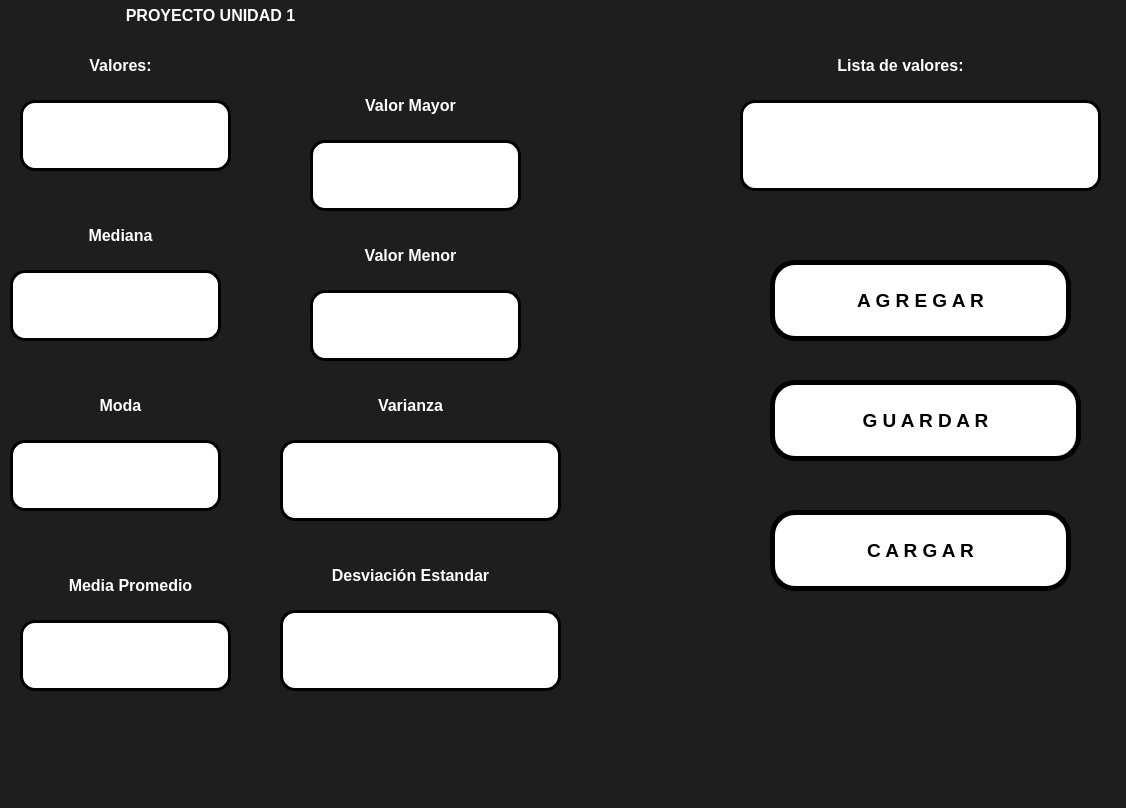
<?xml version="1.0" encoding="UTF-8"?>
<ui version="4.0">
 <class>MainWindow</class>
 <widget class="QMainWindow" name="MainWindow">
  <property name="geometry">
   <rect>
    <x>0</x>
    <y>0</y>
    <width>1126</width>
    <height>808</height>
   </rect>
  </property>
  <property name="windowTitle">
   <string>MainWindow</string>
  </property>
  <property name="styleSheet">
   <string notr="true">background-color: rgb(30, 30, 30)

</string>
  </property>
  <widget class="QWidget" name="centralwidget">
   <widget class="QPushButton" name="btn_agregar">
    <property name="geometry">
     <rect>
      <x>770</x>
      <y>260</y>
      <width>301</width>
      <height>81</height>
     </rect>
    </property>
    <property name="font">
     <font>
      <pointsize>14</pointsize>
      <weight>75</weight>
      <bold>true</bold>
     </font>
    </property>
    <property name="layoutDirection">
     <enum>Qt::LeftToRight</enum>
    </property>
    <property name="styleSheet">
     <string notr="true">background-color: rgb(255, 255, 255);
color: rgb(0, 0, 0);
border-radius: 25px;
border:  5px solid black;</string>
    </property>
    <property name="text">
     <string>A G R E G A R</string>
    </property>
   </widget>
   <widget class="QLabel" name="label">
    <property name="geometry">
     <rect>
      <x>20</x>
      <y>40</y>
      <width>201</width>
      <height>51</height>
     </rect>
    </property>
    <property name="text">
     <string>&lt;html&gt;&lt;head/&gt;&lt;body&gt;&lt;p&gt;&lt;span style=&quot; font-size:12pt; font-weight:600; color:#ffffff;&quot;&gt;Valores:&lt;/span&gt;&lt;/p&gt;&lt;/body&gt;&lt;/html&gt;</string>
    </property>
    <property name="alignment">
     <set>Qt::AlignCenter</set>
    </property>
   </widget>
   <widget class="QLineEdit" name="txt_valores">
    <property name="geometry">
     <rect>
      <x>20</x>
      <y>100</y>
      <width>211</width>
      <height>71</height>
     </rect>
    </property>
    <property name="font">
     <font>
      <pointsize>12</pointsize>
      <weight>75</weight>
      <bold>true</bold>
     </font>
    </property>
    <property name="layoutDirection">
     <enum>Qt::LeftToRight</enum>
    </property>
    <property name="styleSheet">
     <string notr="true">background-color: rgb(255, 255, 255);
border-radius:15px;
border:  3px solid black;</string>
    </property>
    <property name="text">
     <string/>
    </property>
    <property name="alignment">
     <set>Qt::AlignCenter</set>
    </property>
   </widget>
   <widget class="QLineEdit" name="txt_promedio">
    <property name="geometry">
     <rect>
      <x>20</x>
      <y>620</y>
      <width>211</width>
      <height>71</height>
     </rect>
    </property>
    <property name="font">
     <font>
      <pointsize>12</pointsize>
      <weight>75</weight>
      <bold>true</bold>
     </font>
    </property>
    <property name="layoutDirection">
     <enum>Qt::LeftToRight</enum>
    </property>
    <property name="styleSheet">
     <string notr="true">background-color: rgb(255, 255, 255);
border-radius:15px;
border:  3px solid black;</string>
    </property>
    <property name="text">
     <string/>
    </property>
    <property name="alignment">
     <set>Qt::AlignCenter</set>
    </property>
   </widget>
   <widget class="QPushButton" name="btn_guardar">
    <property name="geometry">
     <rect>
      <x>770</x>
      <y>380</y>
      <width>311</width>
      <height>81</height>
     </rect>
    </property>
    <property name="font">
     <font>
      <pointsize>14</pointsize>
      <weight>75</weight>
      <bold>true</bold>
     </font>
    </property>
    <property name="layoutDirection">
     <enum>Qt::LeftToRight</enum>
    </property>
    <property name="styleSheet">
     <string notr="true">background-color: rgb(255, 255, 255);
color: rgb(0, 0, 0);
border-radius: 25px;
border:  5px solid black;</string>
    </property>
    <property name="text">
     <string>G U A R D A R</string>
    </property>
   </widget>
   <widget class="QPushButton" name="btn_cargar">
    <property name="geometry">
     <rect>
      <x>770</x>
      <y>510</y>
      <width>301</width>
      <height>81</height>
     </rect>
    </property>
    <property name="font">
     <font>
      <pointsize>14</pointsize>
      <weight>75</weight>
      <bold>true</bold>
     </font>
    </property>
    <property name="layoutDirection">
     <enum>Qt::LeftToRight</enum>
    </property>
    <property name="styleSheet">
     <string notr="true">background-color: rgb(255, 255, 255);
color: rgb(0, 0, 0);
border-radius: 25px;
border:  5px solid black;</string>
    </property>
    <property name="text">
     <string>C A R G A R</string>
    </property>
   </widget>
   <widget class="QLabel" name="label_2">
    <property name="geometry">
     <rect>
      <x>800</x>
      <y>40</y>
      <width>201</width>
      <height>51</height>
     </rect>
    </property>
    <property name="text">
     <string>&lt;html&gt;&lt;head/&gt;&lt;body&gt;&lt;p&gt;&lt;span style=&quot; font-size:12pt; font-weight:600; color:#ffffff;&quot;&gt;Lista de valores:&lt;/span&gt;&lt;/p&gt;&lt;/body&gt;&lt;/html&gt;</string>
    </property>
    <property name="alignment">
     <set>Qt::AlignCenter</set>
    </property>
   </widget>
   <widget class="QLineEdit" name="txt_linea_valores">
    <property name="geometry">
     <rect>
      <x>740</x>
      <y>100</y>
      <width>361</width>
      <height>91</height>
     </rect>
    </property>
    <property name="font">
     <font>
      <pointsize>12</pointsize>
      <weight>75</weight>
      <bold>true</bold>
     </font>
    </property>
    <property name="styleSheet">
     <string notr="true">background-color: rgb(255, 255, 255);
border-radius:15px;
border:  3px solid black;</string>
    </property>
    <property name="alignment">
     <set>Qt::AlignCenter</set>
    </property>
   </widget>
   <widget class="QLabel" name="label_3">
    <property name="geometry">
     <rect>
      <x>10</x>
      <y>-20</y>
      <width>401</width>
      <height>71</height>
     </rect>
    </property>
    <property name="text">
     <string>&lt;html&gt;&lt;head/&gt;&lt;body&gt;&lt;p&gt;&lt;span style=&quot; font-size:12pt; font-weight:600; color:#ffffff;&quot;&gt;PROYECTO UNIDAD 1&lt;/span&gt;&lt;/p&gt;&lt;/body&gt;&lt;/html&gt;</string>
    </property>
    <property name="alignment">
     <set>Qt::AlignCenter</set>
    </property>
   </widget>
   <widget class="QLabel" name="label_5">
    <property name="geometry">
     <rect>
      <x>300</x>
      <y>230</y>
      <width>221</width>
      <height>51</height>
     </rect>
    </property>
    <property name="text">
     <string>&lt;html&gt;&lt;head/&gt;&lt;body&gt;&lt;p&gt;&lt;span style=&quot; font-size:12pt; font-weight:600; color:#ffffff;&quot;&gt;Valor Menor&lt;/span&gt;&lt;/p&gt;&lt;/body&gt;&lt;/html&gt;</string>
    </property>
    <property name="alignment">
     <set>Qt::AlignCenter</set>
    </property>
   </widget>
   <widget class="QLabel" name="label_6">
    <property name="geometry">
     <rect>
      <x>300</x>
      <y>80</y>
      <width>221</width>
      <height>51</height>
     </rect>
    </property>
    <property name="text">
     <string>&lt;html&gt;&lt;head/&gt;&lt;body&gt;&lt;p&gt;&lt;span style=&quot; font-size:12pt; font-weight:600; color:#ffffff;&quot;&gt;Valor Mayor&lt;/span&gt;&lt;/p&gt;&lt;/body&gt;&lt;/html&gt;</string>
    </property>
    <property name="alignment">
     <set>Qt::AlignCenter</set>
    </property>
   </widget>
   <widget class="QLabel" name="label_7">
    <property name="geometry">
     <rect>
      <x>20</x>
      <y>560</y>
      <width>221</width>
      <height>51</height>
     </rect>
    </property>
    <property name="text">
     <string>&lt;html&gt;&lt;head/&gt;&lt;body&gt;&lt;p&gt;&lt;span style=&quot; font-size:12pt; font-weight:600; color:#ffffff;&quot;&gt;Media Promedio&lt;/span&gt;&lt;/p&gt;&lt;/body&gt;&lt;/html&gt;</string>
    </property>
    <property name="alignment">
     <set>Qt::AlignCenter</set>
    </property>
   </widget>
   <widget class="QLabel" name="label_8">
    <property name="geometry">
     <rect>
      <x>10</x>
      <y>210</y>
      <width>221</width>
      <height>51</height>
     </rect>
    </property>
    <property name="text">
     <string>&lt;html&gt;&lt;head/&gt;&lt;body&gt;&lt;p&gt;&lt;span style=&quot; font-size:12pt; font-weight:600; color:#ffffff;&quot;&gt;Mediana&lt;/span&gt;&lt;/p&gt;&lt;/body&gt;&lt;/html&gt;</string>
    </property>
    <property name="alignment">
     <set>Qt::AlignCenter</set>
    </property>
   </widget>
   <widget class="QLabel" name="label_11">
    <property name="geometry">
     <rect>
      <x>300</x>
      <y>380</y>
      <width>221</width>
      <height>51</height>
     </rect>
    </property>
    <property name="text">
     <string>&lt;html&gt;&lt;head/&gt;&lt;body&gt;&lt;p&gt;&lt;span style=&quot; font-size:12pt; font-weight:600; color:#ffffff;&quot;&gt;Varianza&lt;/span&gt;&lt;/p&gt;&lt;/body&gt;&lt;/html&gt;</string>
    </property>
    <property name="alignment">
     <set>Qt::AlignCenter</set>
    </property>
   </widget>
   <widget class="QLineEdit" name="txt_menorvalor">
    <property name="geometry">
     <rect>
      <x>310</x>
      <y>290</y>
      <width>211</width>
      <height>71</height>
     </rect>
    </property>
    <property name="font">
     <font>
      <pointsize>12</pointsize>
      <weight>75</weight>
      <bold>true</bold>
     </font>
    </property>
    <property name="layoutDirection">
     <enum>Qt::LeftToRight</enum>
    </property>
    <property name="styleSheet">
     <string notr="true">background-color: rgb(255, 255, 255);
border-radius:15px;
border:  3px solid black;</string>
    </property>
    <property name="text">
     <string/>
    </property>
    <property name="alignment">
     <set>Qt::AlignCenter</set>
    </property>
   </widget>
   <widget class="QLineEdit" name="txt_mayorvalor">
    <property name="geometry">
     <rect>
      <x>310</x>
      <y>140</y>
      <width>211</width>
      <height>71</height>
     </rect>
    </property>
    <property name="font">
     <font>
      <pointsize>12</pointsize>
      <weight>75</weight>
      <bold>true</bold>
     </font>
    </property>
    <property name="layoutDirection">
     <enum>Qt::LeftToRight</enum>
    </property>
    <property name="styleSheet">
     <string notr="true">background-color: rgb(255, 255, 255);
border-radius:15px;
border:  3px solid black;</string>
    </property>
    <property name="text">
     <string/>
    </property>
    <property name="alignment">
     <set>Qt::AlignCenter</set>
    </property>
   </widget>
   <widget class="QLineEdit" name="txt_mediana">
    <property name="geometry">
     <rect>
      <x>10</x>
      <y>270</y>
      <width>211</width>
      <height>71</height>
     </rect>
    </property>
    <property name="font">
     <font>
      <pointsize>12</pointsize>
      <weight>75</weight>
      <bold>true</bold>
     </font>
    </property>
    <property name="layoutDirection">
     <enum>Qt::LeftToRight</enum>
    </property>
    <property name="styleSheet">
     <string notr="true">background-color: rgb(255, 255, 255);
border-radius:15px;
border:  3px solid black;</string>
    </property>
    <property name="text">
     <string/>
    </property>
    <property name="alignment">
     <set>Qt::AlignCenter</set>
    </property>
   </widget>
   <widget class="QLineEdit" name="txt_varianza">
    <property name="geometry">
     <rect>
      <x>280</x>
      <y>440</y>
      <width>281</width>
      <height>81</height>
     </rect>
    </property>
    <property name="font">
     <font>
      <pointsize>12</pointsize>
      <weight>75</weight>
      <bold>true</bold>
     </font>
    </property>
    <property name="layoutDirection">
     <enum>Qt::LeftToRight</enum>
    </property>
    <property name="styleSheet">
     <string notr="true">background-color: rgb(255, 255, 255);
border-radius:15px;
border:  3px solid black;</string>
    </property>
    <property name="text">
     <string/>
    </property>
    <property name="alignment">
     <set>Qt::AlignCenter</set>
    </property>
   </widget>
   <widget class="QLabel" name="label_9">
    <property name="geometry">
     <rect>
      <x>10</x>
      <y>380</y>
      <width>221</width>
      <height>51</height>
     </rect>
    </property>
    <property name="text">
     <string>&lt;html&gt;&lt;head/&gt;&lt;body&gt;&lt;p&gt;&lt;span style=&quot; font-size:12pt; font-weight:600; color:#ffffff;&quot;&gt;Moda&lt;/span&gt;&lt;/p&gt;&lt;/body&gt;&lt;/html&gt;</string>
    </property>
    <property name="alignment">
     <set>Qt::AlignCenter</set>
    </property>
   </widget>
   <widget class="QLineEdit" name="txt_moda">
    <property name="geometry">
     <rect>
      <x>10</x>
      <y>440</y>
      <width>211</width>
      <height>71</height>
     </rect>
    </property>
    <property name="font">
     <font>
      <pointsize>12</pointsize>
      <weight>75</weight>
      <bold>true</bold>
     </font>
    </property>
    <property name="layoutDirection">
     <enum>Qt::LeftToRight</enum>
    </property>
    <property name="styleSheet">
     <string notr="true">background-color: rgb(255, 255, 255);
border-radius:15px;
border:  3px solid black;</string>
    </property>
    <property name="text">
     <string/>
    </property>
    <property name="alignment">
     <set>Qt::AlignCenter</set>
    </property>
   </widget>
   <widget class="QLineEdit" name="txt_desviacion">
    <property name="geometry">
     <rect>
      <x>280</x>
      <y>610</y>
      <width>281</width>
      <height>81</height>
     </rect>
    </property>
    <property name="font">
     <font>
      <pointsize>12</pointsize>
      <weight>75</weight>
      <bold>true</bold>
     </font>
    </property>
    <property name="layoutDirection">
     <enum>Qt::LeftToRight</enum>
    </property>
    <property name="styleSheet">
     <string notr="true">background-color: rgb(255, 255, 255);
border-radius:15px;
border:  3px solid black;</string>
    </property>
    <property name="text">
     <string/>
    </property>
    <property name="alignment">
     <set>Qt::AlignCenter</set>
    </property>
   </widget>
   <widget class="QLabel" name="label_12">
    <property name="geometry">
     <rect>
      <x>300</x>
      <y>550</y>
      <width>221</width>
      <height>51</height>
     </rect>
    </property>
    <property name="text">
     <string>&lt;html&gt;&lt;head/&gt;&lt;body&gt;&lt;p&gt;&lt;span style=&quot; font-size:12pt; font-weight:600; color:#ffffff;&quot;&gt;Desviación Estandar&lt;/span&gt;&lt;/p&gt;&lt;/body&gt;&lt;/html&gt;</string>
    </property>
    <property name="alignment">
     <set>Qt::AlignCenter</set>
    </property>
   </widget>
   <zorder>label</zorder>
   <zorder>btn_agregar</zorder>
   <zorder>txt_valores</zorder>
   <zorder>txt_promedio</zorder>
   <zorder>btn_guardar</zorder>
   <zorder>btn_cargar</zorder>
   <zorder>label_2</zorder>
   <zorder>txt_linea_valores</zorder>
   <zorder>label_3</zorder>
   <zorder>label_5</zorder>
   <zorder>label_6</zorder>
   <zorder>label_7</zorder>
   <zorder>label_8</zorder>
   <zorder>label_11</zorder>
   <zorder>txt_menorvalor</zorder>
   <zorder>txt_mayorvalor</zorder>
   <zorder>txt_mediana</zorder>
   <zorder>txt_varianza</zorder>
   <zorder>label_9</zorder>
   <zorder>txt_moda</zorder>
   <zorder>txt_desviacion</zorder>
   <zorder>label_12</zorder>
  </widget>
  <widget class="QMenuBar" name="menubar">
   <property name="geometry">
    <rect>
     <x>0</x>
     <y>0</y>
     <width>1126</width>
     <height>26</height>
    </rect>
   </property>
  </widget>
  <widget class="QStatusBar" name="statusbar"/>
 </widget>
 <resources/>
 <connections/>
</ui>
